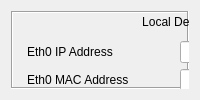
                   <widget class="QWidget" name="localDevNetworkDetails">
                    <attribute name="title">
                     <string>Network Details</string>
                    </attribute>
                    <layout class="QVBoxLayout" name="verticalLayout_5">
                     <item>
                      <widget class="QFrame" name="frameLocalDev">
                       <property name="toolTip">
                        <string/>
                       </property>
                       <property name="accessibleDescription">
                        <string/>
                       </property>
                       <property name="frameShape">
                        <enum>QFrame::Box</enum>
                       </property>
                       <property name="frameShadow">
                        <enum>QFrame::Sunken</enum>
                       </property>
                       <property name="lineWidth">
                        <number>1</number>
                       </property>
                       <widget class="QLabel" name="labelLocalRouteTable_2">
                        <property name="geometry">
                         <rect>
                          <x>30</x>
                          <y>200</y>
                          <width>71</width>
                          <height>20</height>
                         </rect>
                        </property>
                        <property name="text">
                         <string>Route Table</string>
                        </property>
                        <property name="alignment">
                         <set>Qt::AlignCenter</set>
                        </property>
                       </widget>
                       <widget class="QLabel" name="labelLocalBackupRouteTable_2">
                        <property name="geometry">
                         <rect>
                          <x>30</x>
                          <y>330</y>
                          <width>111</width>
                          <height>16</height>
                         </rect>
                        </property>
                        <property name="text">
                         <string>Backup Route Table</string>
                        </property>
                        <property name="alignment">
                         <set>Qt::AlignCenter</set>
                        </property>
                       </widget>
                       <widget class="QTextEdit" name="textEditLocalBackRoute_2">
                        <property name="geometry">
                         <rect>
                          <x>18</x>
                          <y>340</y>
                          <width>321</width>
                          <height>101</height>
                         </rect>
                        </property>
                        <property name="frameShape">
                         <enum>QFrame::Box</enum>
                        </property>
                        <property name="readOnly">
                         <bool>true</bool>
                        </property>
                        <property name="html">
                         <string>&lt;!DOCTYPE HTML PUBLIC &quot;-//W3C//DTD HTML 4.0//EN&quot; &quot;http://www.w3.org/TR/REC-html40/strict.dtd&quot;&gt;
&lt;html&gt;&lt;head&gt;&lt;meta name=&quot;qrichtext&quot; content=&quot;1&quot; /&gt;&lt;style type=&quot;text/css&quot;&gt;
p, li { white-space: pre-wrap; }
&lt;/style&gt;&lt;/head&gt;&lt;body style=&quot; font-family:'MS Shell Dlg 2'; font-size:8.25pt; font-weight:400; font-style:normal;&quot;&gt;
&lt;p style=&quot;-qt-paragraph-type:empty; margin-top:0px; margin-bottom:0px; margin-left:0px; margin-right:0px; -qt-block-indent:0; text-indent:0px; font-size:8pt;&quot;&gt;&lt;br /&gt;&lt;/p&gt;&lt;/body&gt;&lt;/html&gt;</string>
                        </property>
                        <property name="acceptRichText">
                         <bool>true</bool>
                        </property>
                       </widget>
                       <widget class="QTextEdit" name="textEditLocalRoute_2">
                        <property name="geometry">
                         <rect>
                          <x>18</x>
                          <y>210</y>
                          <width>321</width>
                          <height>101</height>
                         </rect>
                        </property>
                        <property name="frameShape">
                         <enum>QFrame::Box</enum>
                        </property>
                        <property name="readOnly">
                         <bool>true</bool>
                        </property>
                        <property name="html">
                         <string>&lt;!DOCTYPE HTML PUBLIC &quot;-//W3C//DTD HTML 4.0//EN&quot; &quot;http://www.w3.org/TR/REC-html40/strict.dtd&quot;&gt;
&lt;html&gt;&lt;head&gt;&lt;meta name=&quot;qrichtext&quot; content=&quot;1&quot; /&gt;&lt;style type=&quot;text/css&quot;&gt;
p, li { white-space: pre-wrap; }
&lt;/style&gt;&lt;/head&gt;&lt;body style=&quot; font-family:'MS Shell Dlg 2'; font-size:8.25pt; font-weight:400; font-style:normal;&quot;&gt;
&lt;p style=&quot;-qt-paragraph-type:empty; margin-top:0px; margin-bottom:0px; margin-left:0px; margin-right:0px; -qt-block-indent:0; text-indent:0px; font-size:8pt;&quot;&gt;&lt;br /&gt;&lt;/p&gt;&lt;/body&gt;&lt;/html&gt;</string>
                        </property>
                        <property name="acceptRichText">
                         <bool>true</bool>
                        </property>
                       </widget>
                       <widget class="QWidget" name="layoutWidget_2">
                        <property name="geometry">
                         <rect>
                          <x>16</x>
                          <y>30</y>
                          <width>301</width>
                          <height>161</height>
                         </rect>
                        </property>
                        <layout class="QVBoxLayout" name="verticalLayout_3">
                         <item>
                          <layout class="QGridLayout" name="gridLayout_12">
                           <property name="rightMargin">
                            <number>20</number>
                           </property>
                           <property name="horizontalSpacing">
                            <number>50</number>
                           </property>
                           <property name="verticalSpacing">
                            <number>6</number>
                           </property>
                           <item row="0" column="0">
                            <widget class="QLabel" name="labelLocalEth0Ip_2">
                             <property name="text">
                              <string>Eth0 IP Address     </string>
                             </property>
                            </widget>
                           </item>
                           <item row="0" column="1">
                            <widget class="QLineEdit" name="lineEditLocalEth0Ip_2">
                             <property name="text">
                              <string/>
                             </property>
                             <property name="readOnly">
                              <bool>true</bool>
                             </property>
                            </widget>
                           </item>
                           <item row="1" column="0">
                            <widget class="QLabel" name="labelLocalEth0Mac_2">
                             <property name="text">
                              <string>Eth0 MAC Address</string>
                             </property>
                            </widget>
                           </item>
                           <item row="1" column="1">
                            <widget class="QLineEdit" name="lineEditLocalEth0MacAddress_2">
                             <property name="readOnly">
                              <bool>true</bool>
                             </property>
                            </widget>
                           </item>
                          </layout>
                         </item>
                         <item>
                          <layout class="QGridLayout" name="gridLayout_13">
                           <property name="rightMargin">
                            <number>20</number>
                           </property>
                           <property name="horizontalSpacing">
                            <number>50</number>
                           </property>
                           <item row="0" column="0">
                            <widget class="QLabel" name="labelLocalFifo0Ip_2">
                             <property name="text">
                              <string>Fifo0 IP Address</string>
                             </property>
                            </widget>
                           </item>
                           <item row="0" column="1">
                            <widget class="QLineEdit" name="lineEditFifo0IpAddress_2">
                             <property name="readOnly">
                              <bool>true</bool>
                             </property>
                            </widget>
                           </item>
                           <item row="1" column="0">
                            <widget class="QLabel" name="labelLocalFifo0Mac_2">
                             <property name="text">
                              <string>Fifo0 MAC Address</string>
                             </property>
                            </widget>
                           </item>
                           <item row="1" column="1">
                            <widget class="QLineEdit" name="lineEditLocalFifo0MacAddress_2">
                             <property name="readOnly">
                              <bool>true</bool>
                             </property>
                            </widget>
                           </item>
                          </layout>
                         </item>
                         <item>
                          <layout class="QGridLayout" name="gridLayout_14">
                           <property name="rightMargin">
                            <number>20</number>
                           </property>
                           <property name="horizontalSpacing">
                            <number>50</number>
                           </property>
                           <item row="0" column="0">
                            <widget class="QLabel" name="labelLocalFifo1Ip_2">
                             <property name="text">
                              <string>Fifo1 IP Address</string>
                             </property>
                            </widget>
                           </item>
                           <item row="0" column="1">
                            <widget class="QLineEdit" name="lineEditFifo1IpAddress_2">
                             <property name="readOnly">
                              <bool>true</bool>
                             </property>
                            </widget>
                           </item>
                           <item row="1" column="0">
                            <widget class="QLabel" name="labelLocalFifo1Mac_2">
                             <property name="text">
                              <string>Fifo1 MAC Address</string>
                             </property>
                            </widget>
                           </item>
                           <item row="1" column="1">
                            <widget class="QLineEdit" name="lineEditLocalFifo1MacAddress_2">
                             <property name="readOnly">
                              <bool>true</bool>
                             </property>
                            </widget>
                           </item>
                          </layout>
                         </item>
                        </layout>
                       </widget>
                       <widget class="QLabel" name="labelLocalDeviceDetails">
                        <property name="geometry">
                         <rect>
                          <x>130</x>
                          <y>0</y>
                          <width>111</width>
                          <height>21</height>
                         </rect>
                        </property>
                        <property name="text">
                         <string>Local Device Details</string>
                        </property>
                        <property name="scaledContents">
                         <bool>false</bool>
                        </property>
                        <property name="alignment">
                         <set>Qt::AlignCenter</set>
                        </property>
                       </widget>
                       <widget class="QWidget" name="">
                        <property name="geometry">
                         <rect>
                          <x>18</x>
                          <y>460</y>
                          <width>381</width>
                          <height>54</height>
                         </rect>
                        </property>
                        <layout class="QGridLayout" name="gridLayout">
                         <item row="0" column="0">
                          <widget class="QLabel" name="label">
                           <property name="text">
                            <string>Config .XML File</string>
                           </property>
                          </widget>
                         </item>
                         <item row="0" column="1">
                          <widget class="QLineEdit" name="lineEdit"/>
                         </item>
                         <item row="0" column="2">
                          <widget class="QPushButton" name="pushButton">
                           <property name="text">
                            <string>...</string>
                           </property>
                          </widget>
                         </item>
                         <item row="0" column="3">
                          <widget class="QPushButton" name="pushButton_3">
                           <property name="text">
                            <string>Apply</string>
                           </property>
                          </widget>
                         </item>
                         <item row="1" column="0">
                          <widget class="QLabel" name="label_2">
                           <property name="text">
                            <string>Config .FTP File</string>
                           </property>
                          </widget>
                         </item>
                         <item row="1" column="1">
                          <widget class="QLineEdit" name="lineEdit_2"/>
                         </item>
                         <item row="1" column="2">
                          <widget class="QPushButton" name="pushButton_2">
                           <property name="text">
                            <string>...</string>
                           </property>
                          </widget>
                         </item>
                         <item row="1" column="3">
                          <widget class="QPushButton" name="pushButton_4">
                           <property name="text">
                            <string>Apply</string>
                           </property>
                          </widget>
                         </item>
                        </layout>
                       </widget>
                       <zorder>textEditLocalBackRoute_2</zorder>
                       <zorder>textEditLocalRoute_2</zorder>
                       <zorder>layoutWidget_2</zorder>
                       <zorder>labelLocalRouteTable_2</zorder>
                       <zorder>labelLocalBackupRouteTable_2</zorder>
                       <zorder>labelLocalDeviceDetails</zorder>
                       <zorder>label</zorder>
                       <zorder>label_2</zorder>
                       <zorder>lineEdit</zorder>
                       <zorder>lineEdit_2</zorder>
                       <zorder>pushButton</zorder>
                       <zorder>pushButton_2</zorder>
                       <zorder>pushButton_3</zorder>
                       <zorder>pushButton_4</zorder>
                      </widget>
                     </item>
                    </layout>
                   </widget>
